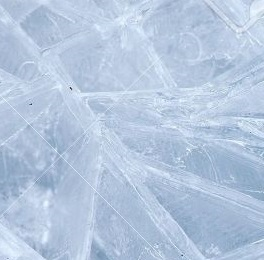
%> input picture Texture & Stitch/ice.jpg, 264 x 260 px
$ octave texturequilt.m   (GNU Octave 9; MATLAB toolbox functions it lacks are replaced by stand-ins)
%> lines starting %> are read from the running program, lines starting %| are printed output that depends on the picture
### Texture & Stitch/sampletiles.m
function tile_vec = sampletiles(sampleI,tilesize,overlap)


%
%  sample tiles of a given size from a sample image
%
% INPUTS:
%  sampleI: grayscale image to sample from
%  tilesize: the size of the tiles, assumed square
%  overlap: set to "true" to extract overlapping tiles
%           "false" to extract non-overlapping tiles
%           setting to "false" will produce many more
%           tiles.
%
%  OUTPUTS:
%   tile_vec:  a 2D array of size:  tilesize^2  by  numtiles
%              each column of the matrix contains the grayscale
%              values of a tile reshaped into a vector
%
%
% It is generally better to use overlapping tiles in order
% to have a bigger database.  If you are running out of memory
% or testing your code, you may set overlap=false in order to
% test with a much smaller set of sample tiles
%

% extract a bunch of tiles from the image
if (~overlap)
  fprintf('sampling non-overlapping tiles\n');
  %crop our sample texture to be a multiple of tilesize
  croppedsize = floor(size(sampleI)/tilesize)*tilesize;
  sampleI = sampleI(1:croppedsize(1),1:croppedsize(2));
  %grab distinct (non-overlapping) tiles from the sample image
  tile_vec = im2col(sampleI,[tilesize tilesize],'distinct');
else
  fprintf('sampling overlapping tiles\n');
  %extract all tilesize by tilesize sub regions of an image
  tile_vec = im2col(sampleI,[tilesize tilesize],'sliding');
end
nsampletiles = size(tile_vec,2);
fprintf('%d tiles found\n',nsampletiles);

%randomize the order of the tiles in our database
% in case we later want to shrink the database
% first generate a random permultation of the numbers 1:nsampletiles
perm = randperm(nsampletiles);
%reorder the entries in tile vec using this permutation
tile_vec = tile_vec(:,perm);

### Texture & Stitch/texturequilt.m
% This script implements a version of texture quilting based on the paper
%
% " Image Quilting for Texture Synthesis and Transfer",
%  A. Efros, W. Freeman, SIGGRAPH 2001
%
%
% Given an input sample texture image, synthesize a new image
% of a given dimensions by pasting down blocks of the original
% input and then quilting together the edges to give a nice
% looking result.
%

% parameters of the algorithm
%imagefile = 'rock_wall.jpg';
%imagefile = 'water.jpg';
imagefile = 'ice.jpg';
ntilesout = [5 10];   % how many tiles wide and tall the output should be
tilesize = 60;    % the size of the tiles we paste down (assumed square)
overlap = 5;      % how much overlap should there be between neighboring tiles
K = 5;            %number of top candidate matches we choose from
alltiles = true;  %use overlapping sample tiles, setting this to false
                 % will generate fewer tiles in the databse

% load in our texture example image and resize it
sampleI = imresize(im2double(rgb2gray(imread(imagefile))),0.5);
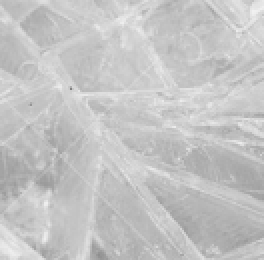
%> sampleI: size 130x132 double (shown 2 times larger); min 0.503, max 0.949, mean 0.77

% extract sample tiles from sampleI
tile_vec = sampletiles(sampleI,tilesize,alltiles);
%| 5183 tiles found
nsampletiles = size(tile_vec,2);
%> nsampletiles = 5183
if (nsampletiles<K)
  error('sample tile database is not big enough!');
end

% define a mask for the right,left,top and bottom edges of a tile
% the mask should be 1 in the overlap zone and zero everywhere else
maskR = [zeros(tilesize,tilesize-overlap) ones(tilesize,overlap)];
maskL = [ones(tilesize,overlap) zeros(tilesize,tilesize-overlap)];
maskT = [ones(overlap,tilesize); zeros(tilesize-overlap,tilesize)];
maskB = [zeros(tilesize-overlap,tilesize); ones(overlap,tilesize)];

% get the indices of patch pixels that are in right,left,top and bottom
indR = find(maskR);
indL = find(maskL);
indT = find(maskT);
indB = find(maskB);

% now loop over output tiles
tindex = zeros(ntilesout);
for i = 1:ntilesout(1)
  for j = 1:ntilesout(2)

    % the first row and first column are a bit special because we don't have
    % tiles to the left or above us at that point.

    if (i==1)&(j==1) %the first tile we just choose at random as in version 0
        matches = 1:nsampletiles;

    elseif (i==1) %first row (but not the first tile), only consider the tile to our left
        lefttile = tile_vec(:,tindex(i,j-1));
        strip = lefttile(indR); %the right strip of that tile
        %compare to the left strip of all our candidates
        matches = topkmatch(strip,tile_vec(indL,:),K);

    elseif (j==1) %first column (but not first row)
        toptile = tile_vec(:,tindex(i-1,j));
        strip = toptile(indB); %the bottom strip of that tile above us
        %compare to the top of all our candidates
        matches = topkmatch(strip,tile_vec(indT,:),K);

    else % typical case: i>1 and j>1
        lefttile = tile_vec(:,tindex(i,j-1));
        stripR = lefttile(indR); %the right strip of that tile

        toptile = tile_vec(:,tindex(i-1,j));
        stripB = toptile(indB); %the bottom strip of that tile above us

        strip = [stripR;stripB]; %concatenate the two together
        indLT = [indL;indT];

        % compare to the top and left of all our candidates
        matches = topkmatch(strip,tile_vec(indLT,:),K);
    end

    % choose one of the top K matches at random
    tindex(i,j) = matches(randi(K));
  end
end
%> after the loop, indLT = 600 values, max 3545 at index 600, min 1 at index 1, mean 961.8; lefttile = 3600 values, max 0.927 at index 3371, min 0.63 at index 2989, mean 0.769; matches = [1387 1264 147 2946 2069]; strip = 600 values, max 0.927 at index 71, min 0.618 at index 305, mean 0.746; stripB = 300 values, max 0.864 at index 240, min 0.618 at index 5, mean 0.741; stripR = 300 values, max 0.927 at index 71, min 0.645 at index 117, mean 0.751; toptile = 3600 values, max 0.911 at index 1397, min 0.618 at index 2447, mean 0.746

%synthesize output images based on the tile may stored in tindex

%> (the run ends here)
